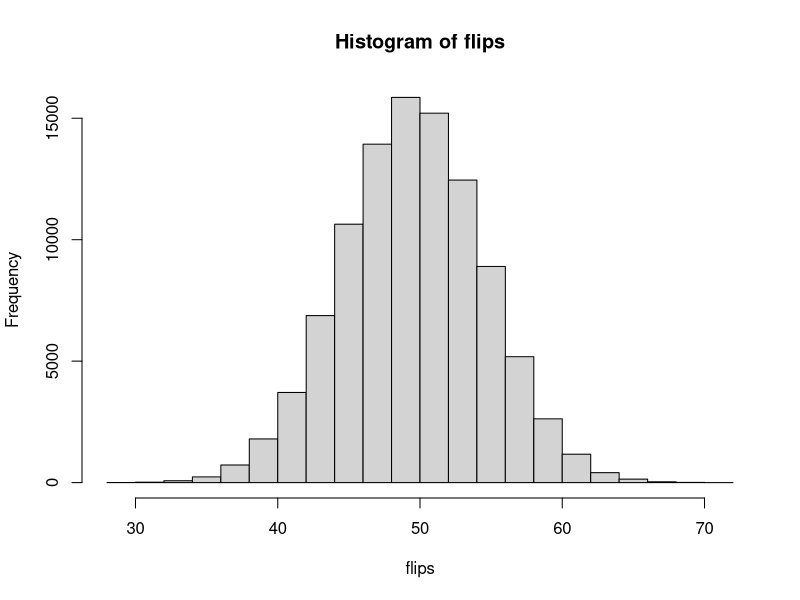
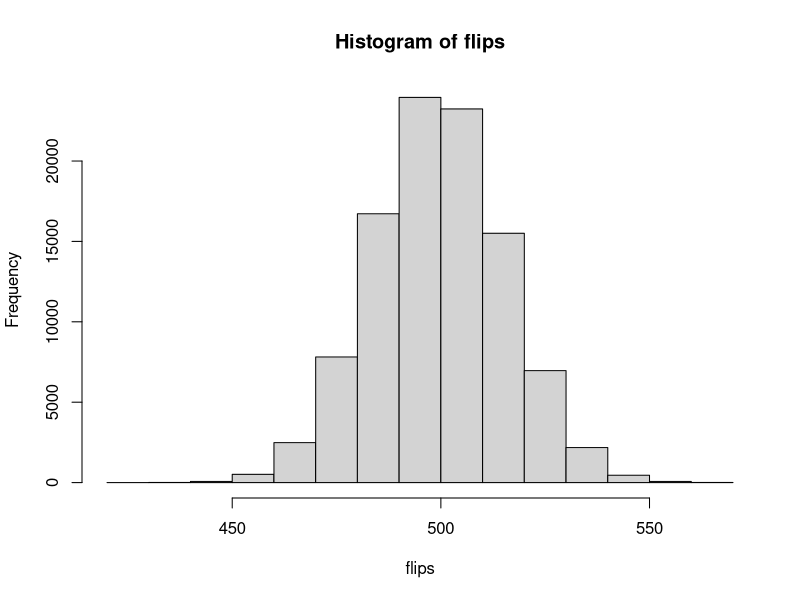
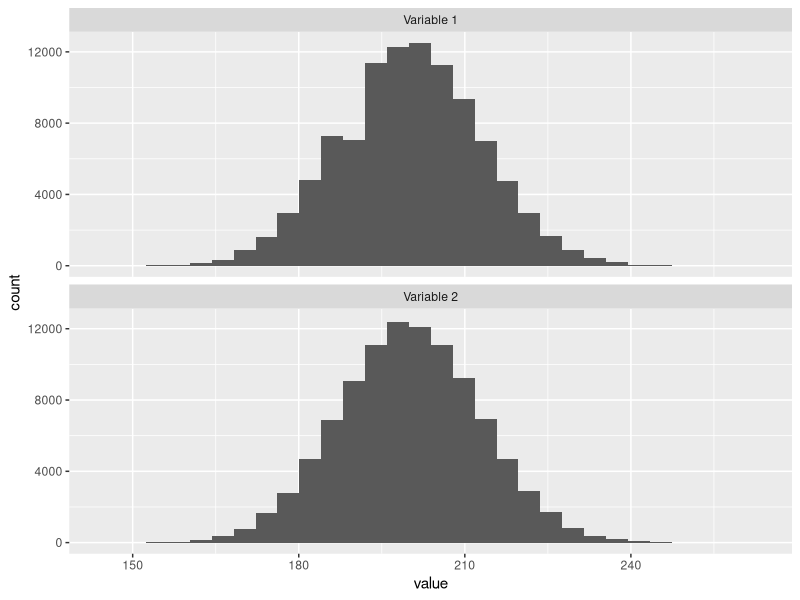
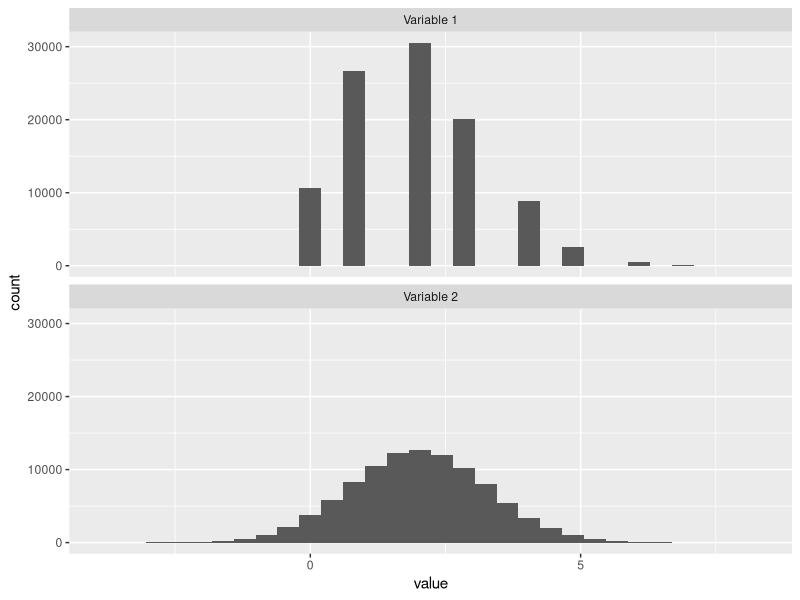
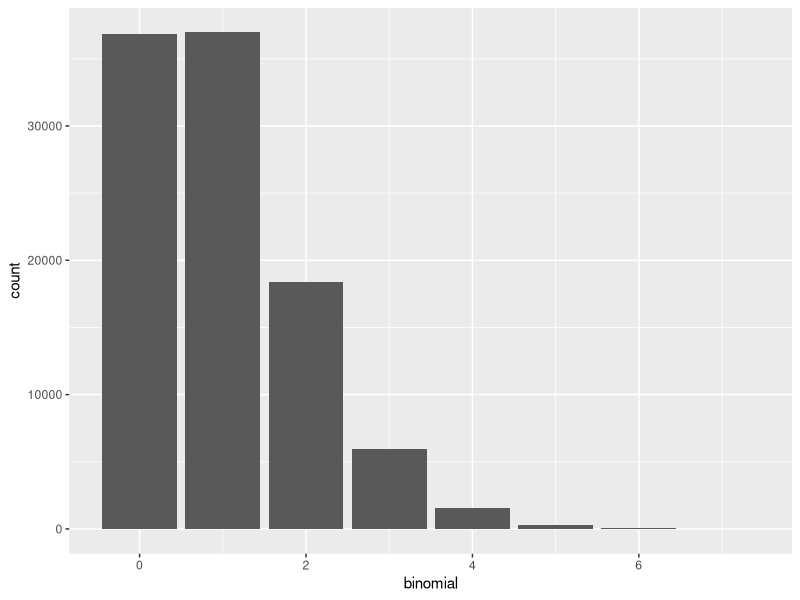
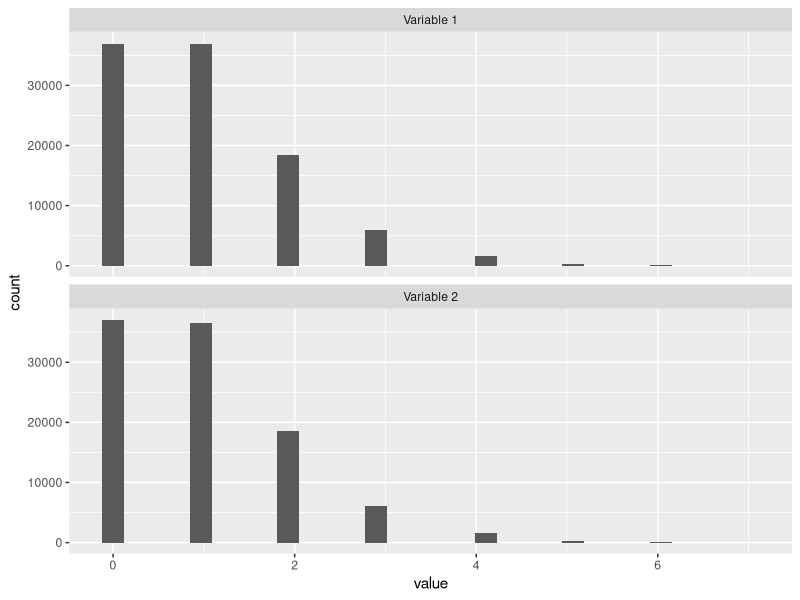
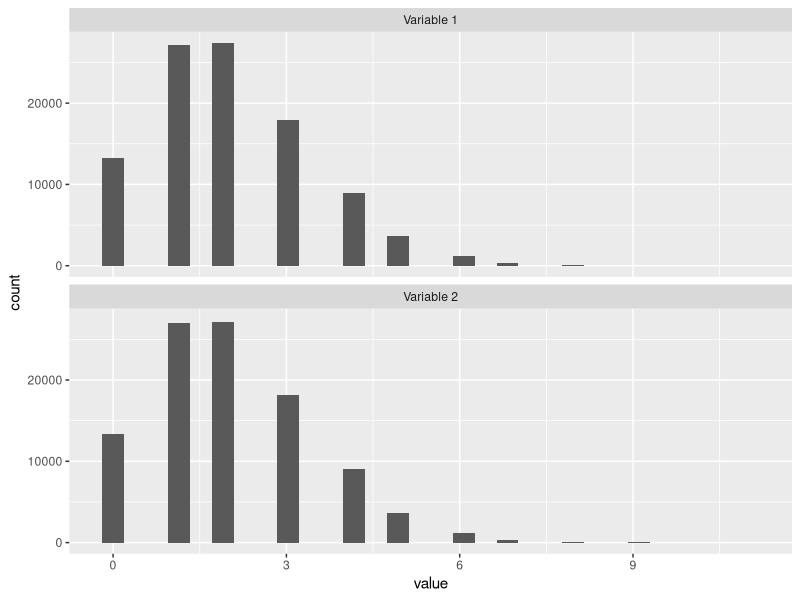
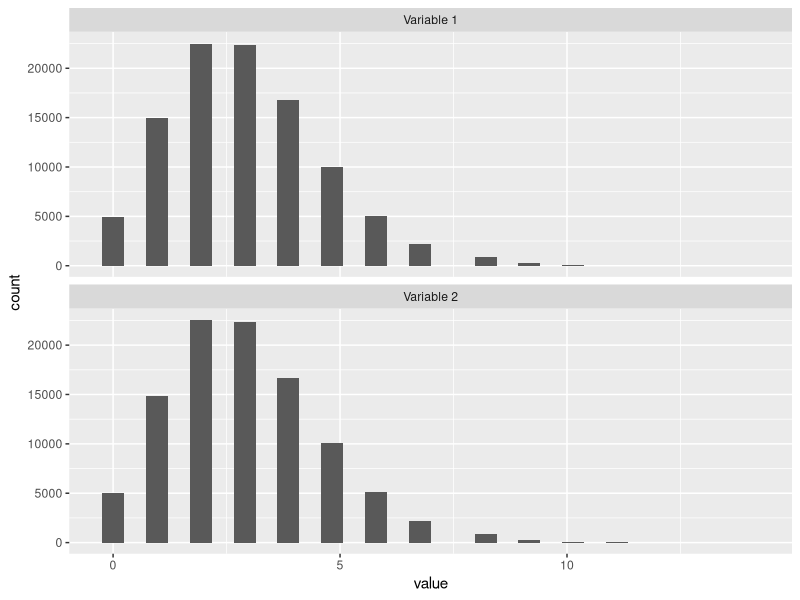

R code for these plots, in order:
library(ggplot2)

flips <- rbinom(100000, 100, .5)

hist(flips)

flips <- rbinom(100000, 1000, .5)

hist(flips)

# Suppose you flipped 1000 coins, each with a 20 % chance of being heads. What would be the mean and variance of the binomial distribution ?

mean <- 1000 * .2
var <- mean * (1 - .2)

compare_histograms <- function(variable1, variable2) {
	x <- data.frame(value = variable1, variable = "Variable 1")
	y <- data.frame(value = variable2, variable = "Variable 2")
	ggplot(rbind(x, y), aes(value)) + geom_histogram() + facet_wrap(~variable,
		nrow = 2)
}

# Draw a random sample of 100,000 from the Binomial(1000, .2) distribution
binom_sample <- rbinom(100000, 1000, .2)

# Draw a random sample of 100,000 from the normal approximation
normal_sample <- rnorm(100000, 1000 * .2, sqrt(1000 * .2 * ( 1 - .2 ) ))

# Compare the two distributions with the compare_histograms function
compare_histograms(binom_sample, normal_sample)

# simulations from the normal and binomial distributions
binom_sample <- rbinom(100000, 1000, .2)
normal_sample <- rnorm(100000, 200, sqrt(160))

# Use binom_sample to estimate the probability of <= 190 heads
mean( binom_sample <= 190 )

# Use normal_sample to estimate the probability of <= 190 heads
mean(normal_sample <= 190)

# Calculate the probability of <= 190 heads with pbinom
pbinom(190, 1000, .2)

# Calculate the probability of <= 190 heads with pnorm
pnorm(190, 200, sqrt(160))

# Draw a random sample of 100,000 from the Binomial(10, .2) distribution
binom_sample <- rbinom(100000, 10, .2)

# Draw a random sample of 100,000 from the normal approximation
normal_sample <- rnorm(100000, 2, sqrt(1.6))

# Compare the two distributions with the compare_histograms function
compare_histograms(binom_sample, normal_sample)

binomial <- rbinom(100000, 1000, 1 / 1000)

ggplot(, aes(binomial)) +
	geom_bar()

poisson <- rpois(100000, 1)

compare_histograms(binomial, poisson)

# Draw a random sample of 100,000 from the Binomial(1000, .002) distribution
binom_sample <- rbinom(100000, 1000, .002)

# Draw a random sample of 100,000 from the Poisson approximation
poisson_sample <- rpois(100000, 2)

# Compare the two distributions with the compare_histograms function
compare_histograms(binom_sample, poisson_sample)

? dpois

# Simulate 100,000 draws from Poisson(2)
poisson_sample <- rpois(100000, 2)

# Find the percentage of simulated values that are 0
sum(poisson_sample == 0) / length(poisson_sample)

# Use dpois to find the exact probability that a draw is 0
dpois(0, lambda = 2)

# Simulate 100,000 draws from Poisson(1)
X <- rpois(100000, 1)

# Simulate 100,000 draws from Poisson(2)
Y <- rpois(100000, 2)

# Add X and Y together to create Z
Z <- X + Y

# Use compare_histograms to compare Z to the Poisson(3)
compare_histograms(Z, rpois(100000, 3))

# Simulate 100 instances of flipping a 20% coin
flips <- rbinom(100, 1, .2)

# Use which to find the first case of 1 ("heads")
which(flips == 1)[]

# Existing code for finding the first instance of heads
which(rbinom(100, 1, .2) == 1)[1]

# Replicate this 100,000 times using replicate()
replications <- replicate(100000, which(rbinom(100, 1, .2) == 1)[1])

# Histogram the replications with qplot
qplot(replications)

# Replications from the last exercise
replications <- replicate(100000, which(rbinom(100, 1, .2) == 1)[1])

# Generate 100,000 draws from the corresponding geometric distribution
geom_sample <- rgeom(100000, .2)

# Compare the two distributions with compare_histograms
compare_histograms(replications, geom_sample)

# Find the probability the machine breaks on 5th day or earlier
pgeom(4, .1)

# Find the probability the machine is still working on 20th day
1 - pgeom(19, prob = .1)

# Calculate the probability of machine working on day 1-30
still_working <- 1 - pgeom(0:29, .1)

# Plot the probability for days 1 to 30
qplot(1:30, still_working)